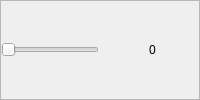
                               <widget class="QWidget" name="Page3_blur">
                                <layout class="QVBoxLayout" name="verticalLayout_37">
                                 <property name="spacing">
                                  <number>0</number>
                                 </property>
                                 <property name="leftMargin">
                                  <number>0</number>
                                 </property>
                                 <property name="topMargin">
                                  <number>0</number>
                                 </property>
                                 <property name="rightMargin">
                                  <number>0</number>
                                 </property>
                                 <property name="bottomMargin">
                                  <number>0</number>
                                 </property>
                                 <item>
                                  <widget class="QFrame" name="frame_30">
                                   <property name="frameShape">
                                    <enum>QFrame::StyledPanel</enum>
                                   </property>
                                   <property name="frameShadow">
                                    <enum>QFrame::Raised</enum>
                                   </property>
                                   <layout class="QVBoxLayout" name="verticalLayout_38">
                                    <property name="spacing">
                                     <number>0</number>
                                    </property>
                                    <property name="leftMargin">
                                     <number>0</number>
                                    </property>
                                    <property name="topMargin">
                                     <number>0</number>
                                    </property>
                                    <property name="rightMargin">
                                     <number>0</number>
                                    </property>
                                    <property name="bottomMargin">
                                     <number>0</number>
                                    </property>
                                    <item>
                                     <layout class="QGridLayout" name="gridLayout_10">
                                      <property name="horizontalSpacing">
                                       <number>50</number>
                                      </property>
                                      <property name="verticalSpacing">
                                       <number>20</number>
                                      </property>
                                      <item row="0" column="0">
                                       <widget class="QSlider" name="slider_medianblur">
                                        <property name="minimum">
                                         <number>1</number>
                                        </property>
                                        <property name="maximum">
                                         <number>10</number>
                                        </property>
                                        <property name="orientation">
                                         <enum>Qt::Horizontal</enum>
                                        </property>
                                       </widget>
                                      </item>
                                      <item row="0" column="1">
                                       <widget class="QLabel" name="label_medianblur">
                                        <property name="minimumSize">
                                         <size>
                                          <width>50</width>
                                          <height>0</height>
                                         </size>
                                        </property>
                                        <property name="text">
                                         <string>0</string>
                                        </property>
                                       </widget>
                                      </item>
                                     </layout>
                                    </item>
                                   </layout>
                                  </widget>
                                 </item>
                                </layout>
                               </widget>
